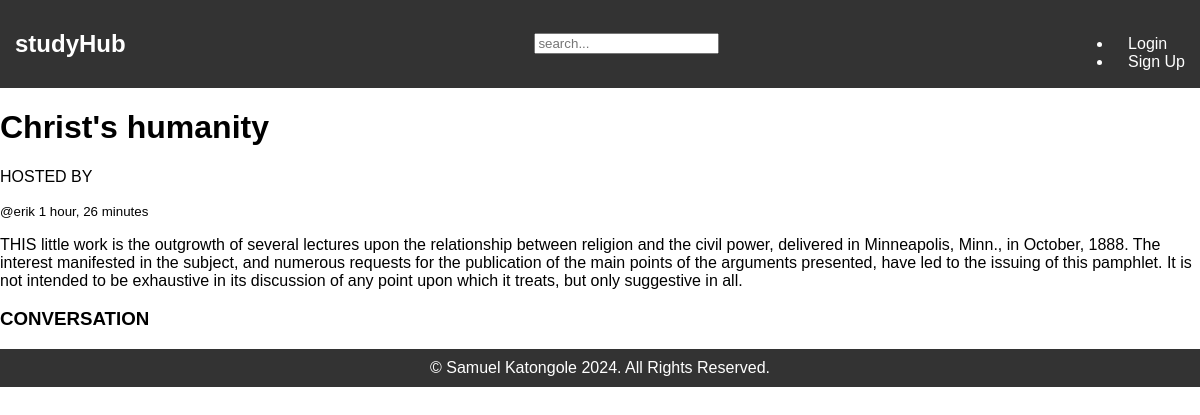
The page /room/10/ on the database its author committed.
### Rooms/models.py (models this page shows, shortened)
class Room(models.Model):
    host = models.ForeignKey(User, on_delete= models.SET_NULL, null=True)
    topic = models.ForeignKey(Topic, on_delete= models.SET_NULL, null=True)
    description = models.TextField(null=True, blank=True) # description of the room
    name = models.CharField(max_length=200) # name of the room
    created = models.DateTimeField(auto_now_add=True) # created once
    updated= models.DateTimeField(auto_now=True) # changed
    participants = ... # participants in the room
    class Meta:
        ordering = ['-updated', '-created'] # ordered based on those fields

### Rooms/views.py (the view)
# urls.py: path('room/<str:pk>/',views.room, name='room'),
def room(request, pk):
    rooms = Room.objects.all()
    allrooms = {'allrooms':rooms}
    for aroom in allrooms['allrooms']:
        if aroom.id == int(pk):
            context = {'room':aroom}
            break
        else:
            context={'room':'Welcome to Rooms', 'room_messages':room_messages}
    return render(request, 'Rooms/room.html',context)

### Rooms/templates/Rooms/room.html
{% extends 'parent_hub/base.html' %}
{% block content %}
    <h1>{{room.name}}</h1>
    <p>HOSTED BY</p>
    <small>@{{room.host}} {{room.created|timesince}}</small>
    <p>{{room.description}}</p>
    <div class="comment-wrapper">
        <h3>CONVERSATION</h3>
    </div>
{% endblock %}

### templates/parent_hub/base.html (style rules this page uses)
body { margin: 0; padding: 0; font-family: 'Arial', sans-serif; }

### rows shown on the page
Room: name "Christ's humanity", host "erik", created "1 hour, 26 minutes", description "THIS little work is the outgrowth of several lectures upon the relationship between religion and the civil power, delivered in Minneapolis, Minn., in October, 1888. The interest manifested in the subject, and numerous requests for the publication of the main points of the arguments presented, have led to the issuing of this pamphlet. It is not intended to be exhaustive in its discussion of any point upon which it treats, but only suggestive in all."
